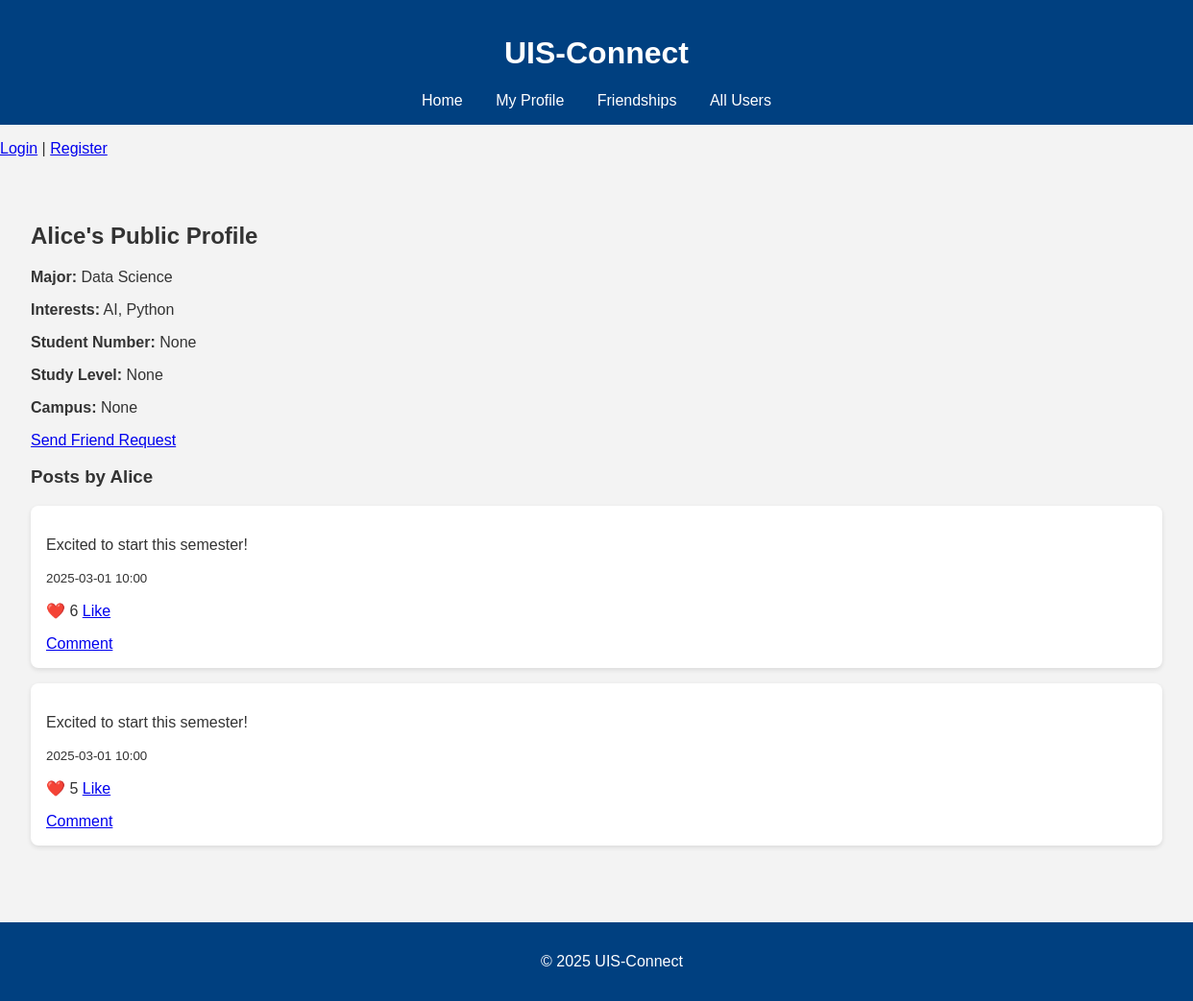
Before: /users/1 with the older database file.
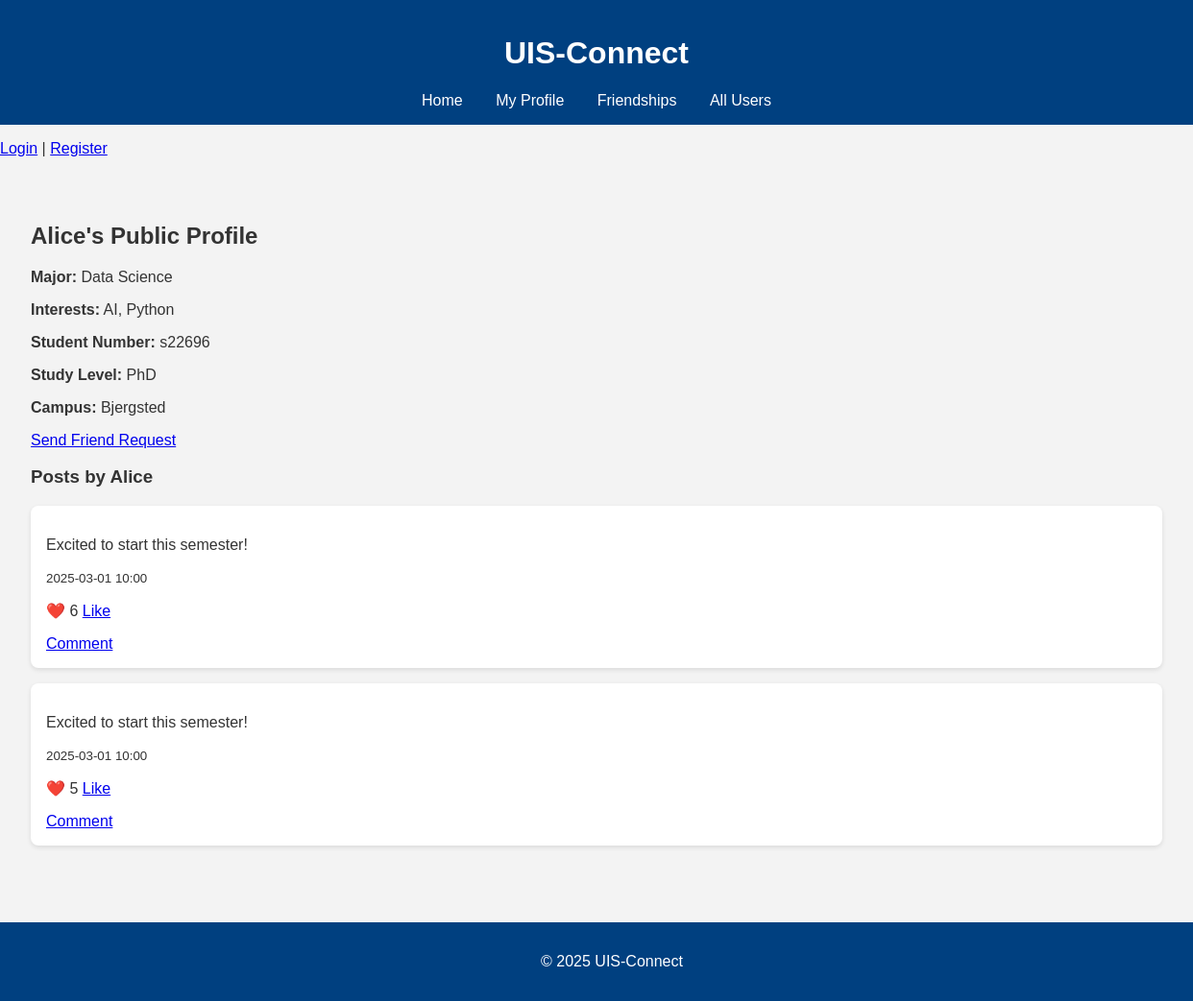
After: the same page with the newer database file.
### tables this page shows
CREATE TABLE users (
    id INTEGER PRIMARY KEY AUTOINCREMENT,
    username TEXT NOT NULL,
    major TEXT,
    interests TEXT
, study_level TEXT CHECK (study_level IN ('Bachelor', 'Master', 'PhD')), campus TEXT CHECK (campus IN ('Ullandhaug', 'Bjergsted', 'Arkeologisk museum')), student_number TEXT);

### app.py (the view)
@app.route('/users/<int:user_id>')
def view_user(user_id):
    conn = get_db_connection()
    user = conn.execute("SELECT * FROM users WHERE id = ?", (user_id,)).fetchone()
    posts = conn.execute("""
        SELECT p.*,
               (SELECT COUNT(*) FROM likes WHERE post_id = p.id) AS like_count
        FROM posts p
        WHERE p.user_id = ?
        ORDER BY p.timestamp DESC
    """, (user_id,)).fetchall()
    conn.close()
    if not user:
        flash("User not found", "error")
        return redirect(url_for('users'))
    return render_template('user_profile.html', user=user, posts=posts)

### db_utils.py (called while the page is built)
def get_db_connection():
    conn = sqlite3.connect(DATABASE)
    conn.row_factory = sqlite3.Row
    return conn

### templates/user_profile.html
{% extends "base.html" %}
{% block content %}
<h2>{{ user.username }}'s Public Profile</h2>
<p><strong>Major:</strong> {{ user.major }}</p>
<p><strong>Interests:</strong> {{ user.interests }}</p>
<p><strong>Student Number:</strong> {{ user.student_number }}</p>
<p><strong>Study Level:</strong> {{ user.study_level }}</p>
<p><strong>Campus:</strong> {{ user.campus }}</p>
{% if session.user_id != user.id %}
    <p><a href="{{ url_for('send_friend_request_route', to_user_id=user.id) }}">Send Friend Request</a></p>
{% endif %}
<h3>Posts by {{ user.username }}</h3>
{% for post in posts %}
    <div class="post">
        <p>{{ post.content }}</p>
        <p><small>{{ post.timestamp }}</small></p>
        <p>❤️ {{ post.like_count }} <a href="{{ url_for('like', post_id=post.id) }}">Like</a></p>
        <a href="{{ url_for('post', post_id=post.id) }}">Comment</a>
    </div>
{% else %}
    <p>This user hasn’t posted anything yet.</p>
{% endfor %}
{% endblock %}

Changed rows visible on the page:
changed users "Alice": student_number (not shown) → "s22696"; study_level (not shown) → "PhD"; campus (not shown) → "Bjergsted"
Other visible differences:
{{ user.student_number }}: "None" → (not shown)
{{ user.study_level }}: "None" → (not shown)
{{ user.campus }}: "None" → (not shown)
